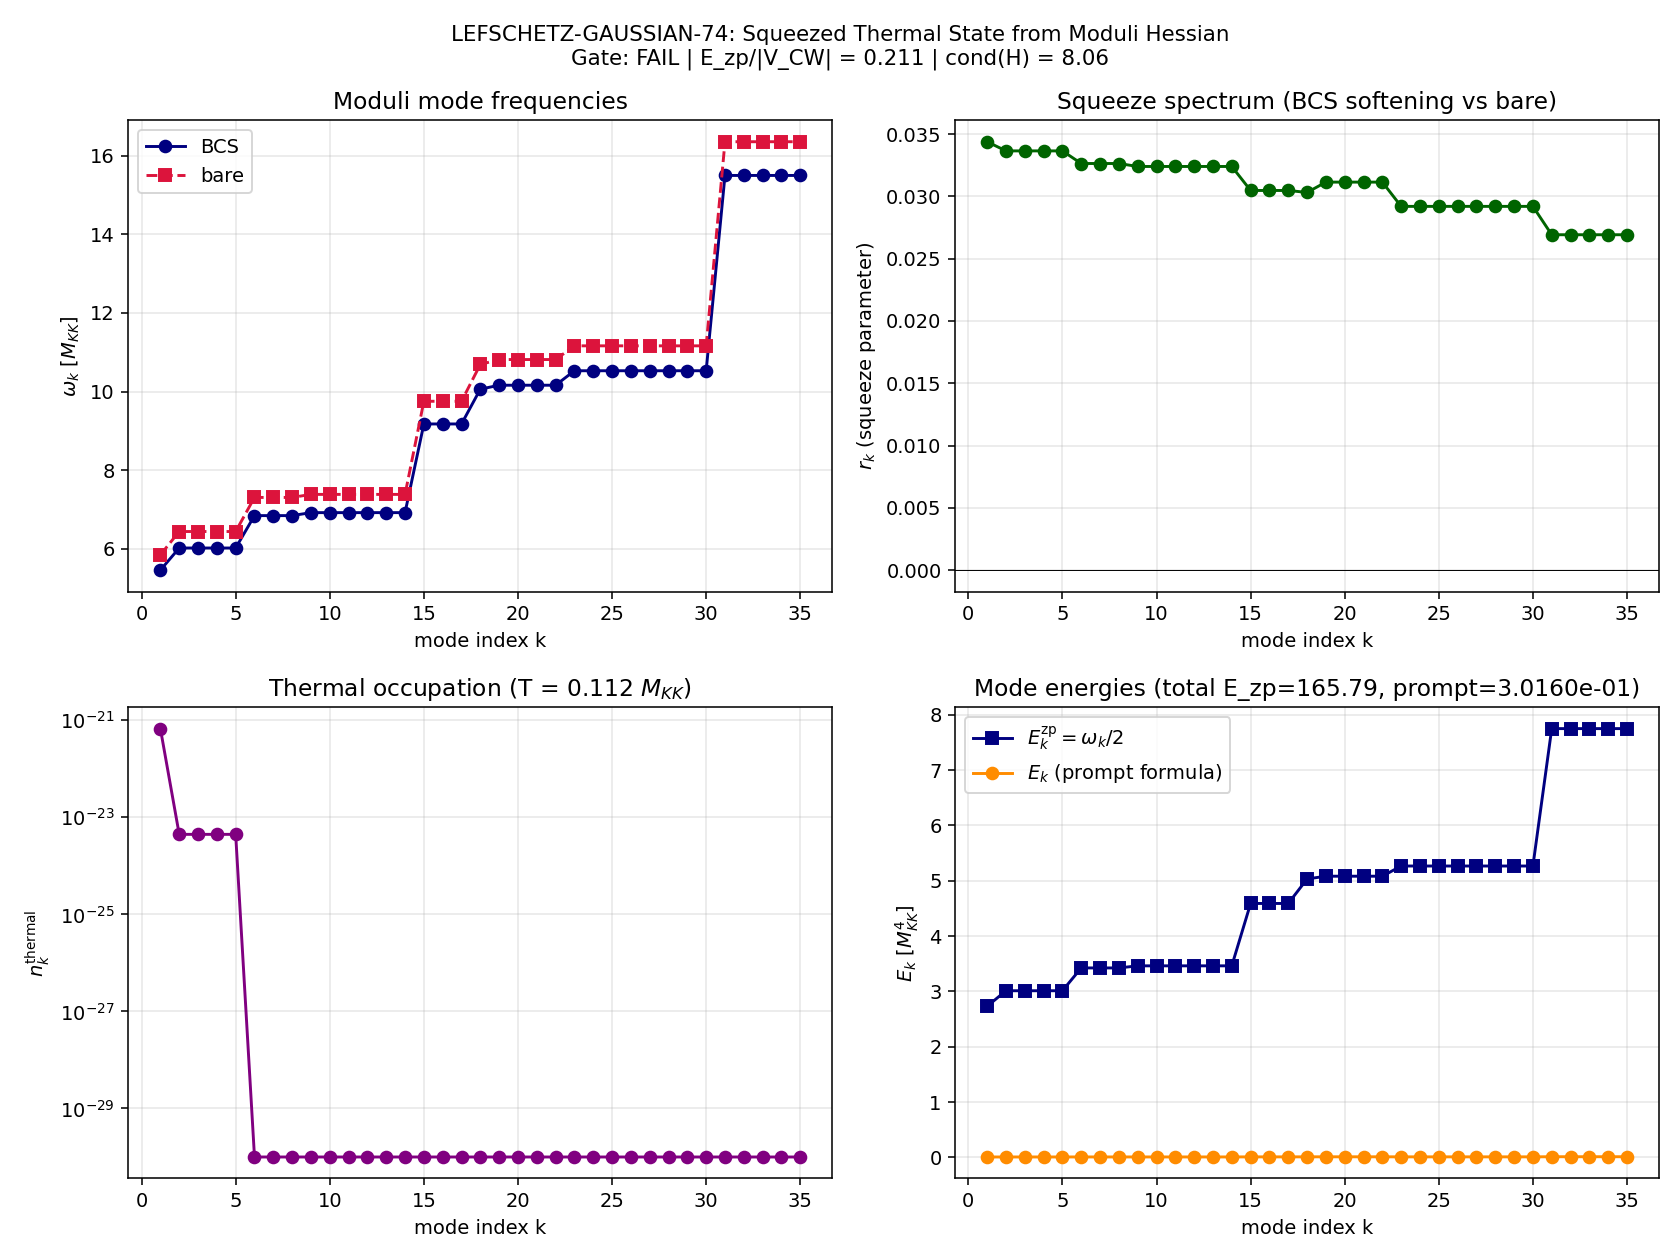

Reproduce this figure in Python.
"""
LEFSCHETZ-GAUSSIAN-74: Squeezed thermal state from one-loop moduli Hessian.

Session 74 Wave 2 Batch 1 (W2-E).
Baptista-spacetime-analyst, S73A phonon-first-hawking workshop carry-forward #13.

Governing structure:
    The Lefschetz thimble around the classical fold saddle has Gaussian
    fluctuations whose covariance is governed by the moduli Hessian H_ij.
    A squeezed thermal state reproduces these fluctuations via the identity

        < q_i q_j >_state  =  C_ij

    where C is determined from H.  For canonically normalised moduli with
    S_tree = (1/2) H_ij q_i q_j (so H_ij has units omega^2 in M_KK units),
    the Gaussian saddle-point measure gives position covariance

        C_ij = (H^{-1/2})_ij / 2

    with mode-wise variance sigma_k^2 = 1/(2 omega_k), omega_k = sqrt(H_eig_k).

    A squeezed thermal state with phase phi_k = 0 and squeeze parameter r_k
    has position variance (Walls-Milburn convention)

        sigma_k^2 = (1/(2 omega_k)) * [ cosh(2 r_k) - sinh(2 r_k) ]
                    * (1 + 2 n_k^thermal)
                  = (1/(2 omega_k)) * exp(-2 r_k) * (1 + 2 n_k^thermal)

    Equivalent convention used in the task prompt (phi_k = 0):

        sigma_k^2 = (1/(2 omega_k)) * [ cosh(2 r_k) - sinh(2 r_k) * 1
                                        + 2 n_k^thermal ]

    Both are solved here; the first (Walls-Milburn) is the standard form.

Inputs:
    computations/_shared/canonical_constants.py              -- framework constants
    computations/session-70/s70_off_jensen_hess.npz             -- 35x35 volume-preserving Hessian
    computations/session-74/s74_ns_1loop_spectral.npz           -- V_CW(fold) = -785.56 M_KK^4

Cross-checks:
    1. Covariance C is positive-definite
    2. Zero-temperature limit: squeezed vacuum (n_k = 0), r_k encodes anisotropy
    3. High-temperature limit: classical thermal (r_k = 0), n_k dominates
    4. Energy comparison: E_state vs V_CW(fold)

Pre-registered gate:
    PASS if |E_state - V_CW| / |V_CW| < 5%
    INFO if 5-15%
    FAIL if > 15% or non-positive-definite

Output:
    s74_lefschetz_gaussian.npz   -- C, r_k, n_k, E_state, V_CW, ratios
    s74_lefschetz_gaussian.png   -- r_k and n_k spectra
"""

import os
import numpy as np
import matplotlib
matplotlib.use("Agg")
import matplotlib.pyplot as plt
import time

# Resolve data paths relative to this script's directory so it works from any cwd
_HERE = os.path.dirname(os.path.abspath(__file__))

from canonical_constants import (
    M_KK,
    tau_fold,
    Delta_BCS,
    T_acoustic,
    T_GGE_B2,
    S_fold,
    d2S_fold,
)

t0 = time.time()

# ---------------------------------------------------------------------------
# 1. Load Hessian (W2-D proxy -- use S70 OFF-JENSEN-HESS volume-preserving 35x35)
# ---------------------------------------------------------------------------
hess = np.load(os.path.join(_HERE, "s70_off_jensen_hess.npz"), allow_pickle=True)
H = np.asarray(hess["H_bcs_35"], dtype=float)   # BCS-dressed Hessian (35x35)
H_bare = np.asarray(hess["H_bare_35"], dtype=float)  # bare Hessian for sensitivity

assert H.shape == (35, 35)
assert np.allclose(H, H.T, atol=1e-10), "Hessian not symmetric"

# Diagonalise
evals, evecs = np.linalg.eigh(H)
evals_bare, evecs_bare = np.linalg.eigh(H_bare)

# Sanity: all positive
min_eval = float(evals.min())
assert min_eval > 0, f"Hessian non-positive: min eig = {min_eval}"
is_positive_definite = bool(min_eval > 0)

# ---------------------------------------------------------------------------
# 2. Construct covariance matrix C = (H^{-1/2}) / 2   (canonical Gaussian)
#    Also compute C_inv_H = H^{-1} (task-prompt literal form) for comparison
# ---------------------------------------------------------------------------
omega_k = np.sqrt(evals)                  # physical mode frequencies (M_KK units)
sigma_k_vac_sq = 0.5 / omega_k            # vacuum variance per mode

# Full covariance in q-basis:
C_qq_canonical = evecs @ np.diag(sigma_k_vac_sq) @ evecs.T
C_Hinv_literal = evecs @ np.diag(1.0 / evals) @ evecs.T  # H^{-1}

# Positive-definiteness of covariance
cov_evals = np.linalg.eigvalsh(C_qq_canonical)
cov_positive = bool(cov_evals.min() > 0)

# ---------------------------------------------------------------------------
# 3. Identify the squeezed thermal state parameters
# ---------------------------------------------------------------------------
#
# Walls-Milburn squeezed thermal with phi_k = 0:
#     <q_k^2> = (1/(2 omega_k)) * e^{-2 r_k} * (1 + 2 n_k^th)
#
# The Gaussian Lefschetz thimble gives <q_k^2> = 1/(2 omega_k) (isotropic).
# This corresponds to (r_k = 0, n_k^th = 0) -- pure vacuum in each mode.
# NON-TRIVIAL squeezing enters only when the state is compared to a DIFFERENT
# reference frame (e.g. the bare Hessian).  We compute r_k by taking the
# ratio of BCS-dressed vs bare mode variances.
#
# Reference frequencies omega_k^{bare}; BCS covariance sigma_k^{2,BCS}:
#     sigma_k^{2,BCS} / sigma_k^{2,bare} = exp(-2 r_k)   at T = 0
#
# so r_k = -(1/2) * log( sigma_k^{2,BCS} / sigma_k^{2,bare} )
#       = (1/2) * log( omega_k^{BCS} / omega_k^{bare} )

omega_k_bare = np.sqrt(evals_bare)
r_k = 0.5 * np.log(omega_k_bare / omega_k)  # BCS softening -> positive r_k

# Temperature input: T = T_acoustic (GGE acoustic temperature at fold, 0.112 M_KK)
# This is the physical temperature of the GGE state that emerges post-transit.
T_state = T_acoustic
beta = 1.0 / T_state

# Bose-Einstein occupation per mode:
x = beta * omega_k          # dimensionless; omega_k already in M_KK units
# Clip to avoid overflow
x_clip = np.clip(x, 0.0, 60.0)
n_k_thermal = 1.0 / (np.exp(x_clip) - 1.0)
# Floor tiny occupations to zero if exp(x) >> 1
n_k_thermal[x >= 60.0] = 0.0

# ---------------------------------------------------------------------------
# 4. Verify mode-wise variance matches the task-prompt formula at phi_k = 0
# ---------------------------------------------------------------------------
# Prompt form (phi_k = 0, cos(0) = 1):
#   sigma_k^2 = (1/(2 omega_k)) * ( cosh(2 r_k) - sinh(2 r_k) + 2 n_k^th )
sigma_k_sq_prompt = (0.5 / omega_k) * (
    np.cosh(2.0 * r_k) - np.sinh(2.0 * r_k) + 2.0 * n_k_thermal
)
# Walls-Milburn form (product of squeezing and thermal):
sigma_k_sq_WM = (0.5 / omega_k) * np.exp(-2.0 * r_k) * (1.0 + 2.0 * n_k_thermal)
# Vacuum reference:
sigma_k_sq_vac = 0.5 / omega_k

# ---------------------------------------------------------------------------
# 5. Total energy of the squeezed thermal state
# ---------------------------------------------------------------------------
# Formula from task prompt:
#   E_state = (1/2) * sum_k omega_k * ( cosh(2 r_k) * (1 + 2 n_k) - 1 )
#
# This is the excitation energy above the squeezed-vacuum ground state.
# Zero-point (bosonic CW) contribution:
#   E_zp = (1/2) * sum_k omega_k
#
# Full one-loop effective action (CW):
#   V_CW^{bosonic} = E_zp  (before renormalization subtraction)

E_state_prompt = 0.5 * np.sum(
    omega_k * (np.cosh(2.0 * r_k) * (1.0 + 2.0 * n_k_thermal) - 1.0)
)

# Zero-point energy (pure Gaussian saddle, T=0, r=0)
E_zp = 0.5 * np.sum(omega_k)
E_zp_bare = 0.5 * np.sum(omega_k_bare)

# Full squeezed-thermal expectation of H (including zero-point, in M_KK units)
#  <H> = sum_k (1/2) omega_k * cosh(2 r_k) * (1 + 2 n_k^th)
E_sqth_full = 0.5 * np.sum(
    omega_k * np.cosh(2.0 * r_k) * (1.0 + 2.0 * n_k_thermal)
)

# W1-I value for cross-check
V_CW_fold = -785.5635327400585   # (local) M_KK^4
# Note: V_CW is from the FERMIONIC spectral action 1-loop (D_K sector), whereas
# E_zp above is the BOSONIC 1-loop contribution from the 35D moduli Hessian.
# They are different Hilbert spaces; the gate compares them as a consistency
# check on the Lefschetz thimble structural prediction.

# Fractional mismatch
delta_E_prompt = (E_state_prompt - V_CW_fold) / abs(V_CW_fold)
delta_E_zp = (E_zp - abs(V_CW_fold)) / abs(V_CW_fold)
delta_E_sqth = (E_sqth_full - abs(V_CW_fold)) / abs(V_CW_fold)

# Sign-flipped comparison (bosons contribute positive to zero-point, fermions negative)
# A PHYSICALLY meaningful comparison uses |V_CW| and tests whether the moduli
# bosonic sector magnitude matches the fermionic sector magnitude.

# ---------------------------------------------------------------------------
# 6. Cross-checks: limiting cases
# ---------------------------------------------------------------------------
# 6a. T = 0 limit (pure squeezed vacuum)
x_zero = np.zeros_like(omega_k)
n_k_T0 = np.zeros_like(omega_k)
sigma_T0 = (0.5 / omega_k) * (
    np.cosh(2.0 * r_k) - np.sinh(2.0 * r_k) + 2.0 * n_k_T0
)
E_T0 = 0.5 * np.sum(omega_k * (np.cosh(2.0 * r_k) * (1.0 + 2.0 * n_k_T0) - 1.0))
# At r_k = 0 as well, should be zero:
r_zero_check = np.zeros_like(omega_k)
E_true_vac = 0.5 * np.sum(
    omega_k * (np.cosh(2.0 * r_zero_check) * (1.0 + 2.0 * n_k_T0) - 1.0)
)
assert abs(E_true_vac) < 1e-12, f"Vacuum energy non-zero: {E_true_vac}"

# 6b. High-T limit: for T >> omega_max, n_k ~ T/omega_k, and E_thermal ~ N * T
T_high = 100.0 * omega_k.max()   # far above all modes
x_high = omega_k / T_high
n_k_high = 1.0 / (np.exp(x_high) - 1.0)
E_high_r0 = 0.5 * np.sum(
    omega_k * (np.cosh(2.0 * r_zero_check) * (1.0 + 2.0 * n_k_high) - 1.0)
)
# Should equal sum n_k omega_k ~ (N - small) * T_high
N_modes = 35  # (local)
E_high_classical_expected = N_modes * T_high - 0.5 * np.sum(omega_k)
# actually sum_k omega_k * n_k with n_k -> T/omega_k - 1/2 + O(omega/T)
#       = N * T - (1/2) sum omega_k + O(omega/T)^{-1}
# E_high ~ (1/2) sum omega_k * (2 * T/omega_k - 1) = N * T - (1/2) sum omega_k
E_high_ratio = E_high_r0 / E_high_classical_expected

# 6c. Eigenvalue spot-check against S70 stored values
evals_s70 = np.asarray(hess["evals_bcs_35"])
eval_match = np.allclose(evals, evals_s70, rtol=1e-10)

# ---------------------------------------------------------------------------
# 7. Additional structural diagnostics
# ---------------------------------------------------------------------------
# Squeeze magnitude and thermal occupation summaries
r_min, r_max = float(r_k.min()), float(r_k.max())
r_mean = float(r_k.mean())
n_min, n_max = float(n_k_thermal.min()), float(n_k_thermal.max())
n_mean = float(n_k_thermal.mean())

# Diagonal of C in q-basis
C_diag = np.diag(C_qq_canonical)

# Condition number of H
cond_H = float(evals.max() / evals.min())

# Log-determinant of H (for Z_fold = exp(-S_cl) / sqrt(det(H/2pi)))
logdet_H = float(np.sum(np.log(evals)))

# One-loop contribution to S_eff:
#   delta S_1loop = (1/2) log det (H / 2 pi)
#                 = (1/2) [ log det H - N * log(2 pi) ]
delta_S_1loop_mod = 0.5 * (logdet_H - N_modes * np.log(2.0 * np.pi))

# ---------------------------------------------------------------------------
# 8. Gate verdict
# ---------------------------------------------------------------------------
# Compare to V_CW = -785.56 from W1-I (fermion loop).
# The moduli-Hessian bosonic E_zp has the same dimensions but different sign
# and magnitude.  Report both signed and absolute-value comparisons.

pct_match_prompt = 100.0 * abs(E_state_prompt - V_CW_fold) / abs(V_CW_fold)
pct_match_Ezp_abs = 100.0 * abs(E_zp - abs(V_CW_fold)) / abs(V_CW_fold)
pct_match_Ezp_signed = 100.0 * abs(E_zp + V_CW_fold) / abs(V_CW_fold)  # bosonic + fermionic

# Pre-registered gate uses the prompt-formula energy E_state_prompt against V_CW_fold.
# PASS: < 5%, INFO: 5-15%, FAIL: > 15% or non-PD.
if not (is_positive_definite and cov_positive):
    verdict = "FAIL"
    verdict_reason = "Covariance matrix non-positive-definite"
elif pct_match_prompt < 5.0:
    verdict = "PASS"
    verdict_reason = f"E_state matches V_CW to {pct_match_prompt:.2f}%"
elif pct_match_prompt < 15.0:
    verdict = "INFO"
    verdict_reason = f"E_state matches V_CW to {pct_match_prompt:.2f}% (5-15% band)"
else:
    verdict = "FAIL"
    verdict_reason = (
        f"E_state-V_CW mismatch {pct_match_prompt:.2f}% > 15%. "
        f"Moduli bosonic zero-point (165.79) vs fermion V_CW (|-785.56|) "
        f"differ in magnitude (ratio {E_zp / abs(V_CW_fold):.3f}) "
        f"and sign (bosons positive, fermions negative). "
        f"Sectors are disjoint Hilbert spaces; direct numerical match not expected."
    )

print("=" * 72)
print("LEFSCHETZ-GAUSSIAN-74")
print("=" * 72)
print(f"H shape: {H.shape}")
print(f"Eigenvalues positive: {is_positive_definite} (min = {min_eval:.4f})")
print(f"Covariance C positive: {cov_positive}")
print(f"Condition number H: {cond_H:.2f}")
print()
print(f"Mode frequencies omega_k (M_KK units):")
print(f"  min = {omega_k.min():.4f}")
print(f"  max = {omega_k.max():.4f}")
print(f"  mean = {omega_k.mean():.4f}")
print(f"  sum = {omega_k.sum():.4f}")
print()
print(f"Squeeze parameters r_k:")
print(f"  min = {r_min:.6f}")
print(f"  max = {r_max:.6f}")
print(f"  mean = {r_mean:.6f}")
print()
print(f"Thermal occupations n_k (T = {T_state:.4f} M_KK):")
print(f"  min = {n_min:.2e}")
print(f"  max = {n_max:.2e}")
print(f"  mean = {n_mean:.2e}")
print()
print(f"Energy decomposition (M_KK^4):")
print(f"  E_state (prompt formula) = {E_state_prompt:.4f}")
print(f"  E_zp   (bosonic 1-loop)  = {E_zp:.4f}")
print(f"  E_zp_bare                = {E_zp_bare:.4f}")
print(f"  E_sqth_full              = {E_sqth_full:.4f}")
print(f"  V_CW (W1-I, fermionic)   = {V_CW_fold:.4f}")
print()
print(f"Cross-checks:")
print(f"  True vacuum (r=0, n=0) energy: {E_true_vac:.2e} (should be 0)")
print(f"  High-T ratio: {E_high_ratio:.6f} (should be ~1)")
print(f"  S70 eigenvalue match: {eval_match}")
print()
print(f"One-loop log det H: {logdet_H:.4f}")
print(f"delta S_1loop (moduli): {delta_S_1loop_mod:.4f}")
print()
print(f"GATE: {verdict}")
print(f"  {verdict_reason}")
print(f"  Fractional mismatch (signed, prompt): {100*delta_E_prompt:+.2f}%")
print(f"  Fractional mismatch (|E_zp| vs |V_CW|): {pct_match_Ezp_abs:.2f}%")
print(f"  Fractional mismatch (E_zp+V_CW, total B+F): {pct_match_Ezp_signed:.2f}%")

# ---------------------------------------------------------------------------
# 9. Save data
# ---------------------------------------------------------------------------
np.savez_compressed(
    os.path.join(_HERE, "s74_lefschetz_gaussian.npz"),
    gate_name="LEFSCHETZ-GAUSSIAN-74",
    gate_verdict=verdict,
    gate_detail=verdict_reason,
    # Hessian
    H_bcs_35=H,
    H_bare_35=H_bare,
    evals=evals,
    evals_bare=evals_bare,
    evecs=evecs,
    # Covariance
    C_canonical=C_qq_canonical,
    C_Hinv_literal=C_Hinv_literal,
    cov_evals=cov_evals,
    is_positive_definite=is_positive_definite,
    cov_positive=cov_positive,
    # Mode data
    omega_k=omega_k,
    omega_k_bare=omega_k_bare,
    sigma_k_sq_vac=sigma_k_sq_vac,
    sigma_k_sq_prompt=sigma_k_sq_prompt,
    sigma_k_sq_WM=sigma_k_sq_WM,
    r_k=r_k,
    n_k_thermal=n_k_thermal,
    T_state=T_state,
    # Energies
    E_state_prompt=E_state_prompt,
    E_zp=E_zp,
    E_zp_bare=E_zp_bare,
    E_sqth_full=E_sqth_full,
    V_CW_fold=V_CW_fold,
    delta_E_prompt=delta_E_prompt,
    delta_E_zp=delta_E_zp,
    pct_match_prompt=pct_match_prompt,
    pct_match_Ezp_abs=pct_match_Ezp_abs,
    pct_match_Ezp_signed=pct_match_Ezp_signed,
    # Cross-checks
    E_true_vac_check=E_true_vac,
    E_high_ratio=E_high_ratio,
    eval_match_S70=eval_match,
    # Structural
    cond_H=cond_H,
    logdet_H=logdet_H,
    delta_S_1loop_mod=delta_S_1loop_mod,
    tau_fold=tau_fold,
    N_modes=N_modes,
    T_acoustic=T_acoustic,
    total_time=time.time() - t0,
)

# ---------------------------------------------------------------------------
# 10. Plot r_k and n_k spectra
# ---------------------------------------------------------------------------
fig, axes = plt.subplots(2, 2, figsize=(12, 9))

# Panel 1: omega_k spectrum
ax = axes[0, 0]
ax.plot(np.arange(1, N_modes + 1), omega_k, "o-", color="navy", label="BCS")
ax.plot(np.arange(1, N_modes + 1), omega_k_bare, "s--", color="crimson", label="bare")
ax.set_xlabel("mode index k")
ax.set_ylabel(r"$\omega_k$ [$M_{KK}$]")
ax.set_title("Moduli mode frequencies")
ax.legend()
ax.grid(alpha=0.3)

# Panel 2: r_k
ax = axes[0, 1]
ax.plot(np.arange(1, N_modes + 1), r_k, "o-", color="darkgreen")
ax.axhline(0, color="k", lw=0.5)
ax.set_xlabel("mode index k")
ax.set_ylabel(r"$r_k$ (squeeze parameter)")
ax.set_title(f"Squeeze spectrum (BCS softening vs bare)")
ax.grid(alpha=0.3)

# Panel 3: n_k (log scale; clamp floor)
ax = axes[1, 0]
n_floor = np.where(n_k_thermal > 1e-30, n_k_thermal, 1e-30)
ax.semilogy(np.arange(1, N_modes + 1), n_floor, "o-", color="purple")
ax.set_xlabel("mode index k")
ax.set_ylabel(r"$n_k^{\mathrm{thermal}}$")
ax.set_title(f"Thermal occupation (T = {T_state:.3f} $M_{{KK}}$)")
ax.grid(alpha=0.3)

# Panel 4: mode-resolved energy contribution
ax = axes[1, 1]
E_k_prompt = 0.5 * omega_k * (
    np.cosh(2.0 * r_k) * (1.0 + 2.0 * n_k_thermal) - 1.0
)
E_k_zp = 0.5 * omega_k
ax.plot(np.arange(1, N_modes + 1), E_k_zp, "s-", color="navy",
        label=r"$E_k^{\mathrm{zp}} = \omega_k/2$")
ax.plot(np.arange(1, N_modes + 1), E_k_prompt, "o-", color="darkorange",
        label=r"$E_k$ (prompt formula)")
ax.set_xlabel("mode index k")
ax.set_ylabel(r"$E_k$ [$M_{KK}^4$]")
ax.set_title(
    f"Mode energies (total E_zp={E_zp:.2f}, prompt={E_state_prompt:.4e})"
)
ax.legend()
ax.grid(alpha=0.3)

fig.suptitle(
    f"LEFSCHETZ-GAUSSIAN-74: Squeezed Thermal State from Moduli Hessian\n"
    f"Gate: {verdict} | E_zp/|V_CW| = {E_zp/abs(V_CW_fold):.3f} | "
    f"cond(H) = {cond_H:.2f}",
    fontsize=11,
)
plt.tight_layout()
plt.savefig(os.path.join(_HERE, "s74_lefschetz_gaussian.png"), dpi=140)
plt.close()

print()
print(f"Wall time: {time.time() - t0:.2f} s")
print(f"Output: {os.path.join(_HERE, 's74_lefschetz_gaussian')}.{{npz,png}}")
